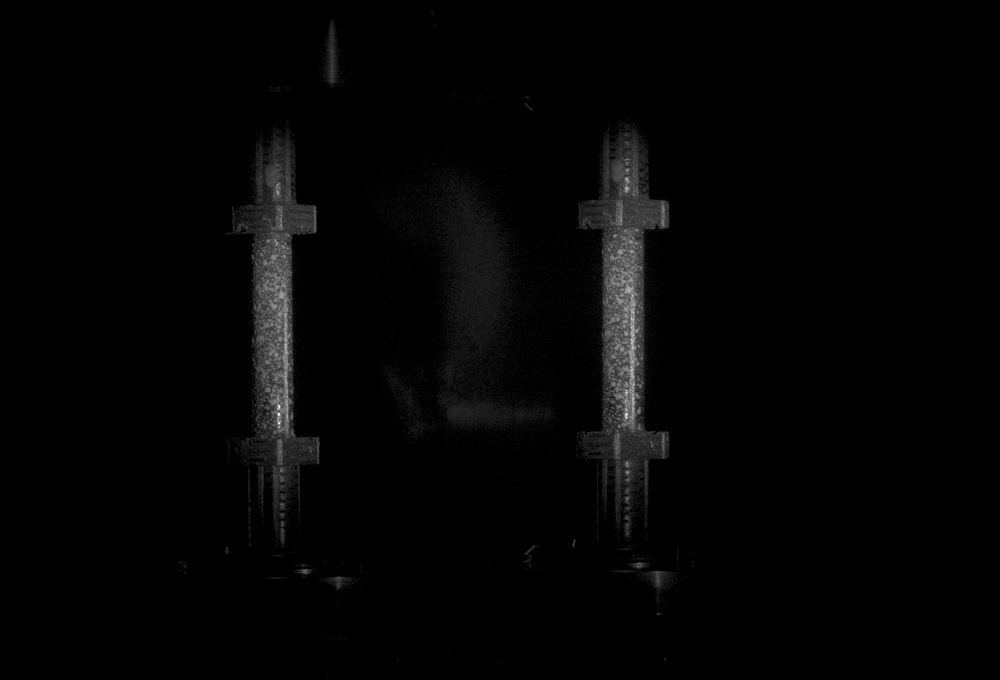
#> input picture MSRCR/img/0.bmp, 1000 x 680 px, shrunk from 1600 x 1088 before the run, found by its file name
$ python add_midhaze.py
#> lines starting #> are read from the running program, lines starting #| are printed output that depends on the picture
import cv2, math
import numpy as np
import random

def demo():
    img_path = './essay/data_img/experiments/0.bmp' # 图片地址和名称，默认是同一层文件地址，如有需要可更改。

    img = cv2.imread(img_path)
#> img is the input picture: shape (680, 1000, 3); min 0, max 253, mean 4
    img_f = img / 255.0 # 归一化
    (row, col, chs) = img.shape
#> row = 680; col = 1000; chs = 3

    A = 0.5  # 亮度
    beta = 0.05  # 雾的浓度
    #beta = betaa[random.randint(0,len(betaa)-1)] # 随机初始化雾的浓度
    size = math.sqrt(max(row, col))  # 雾化尺寸，可根据自己的条件进行调节，一般的范围在中心点位置但不是很大，可自己手动设置参数
#> size = 31.62
    # size = 40 # 这是我自己设置的参数，效果很不错
    center = (row // 2, col // 2)  # 雾化中心 就是图片的中心
#> center = (340, 500)
    for j in range(row):
        for l in range(col):
            d = -0.04 * math.sqrt((j - center[0]) ** 2 + (l - center[1]) ** 2) + size
            td = math.exp(-beta * d)
            img_f[j][l][:] = img_f[j][l][:] * td + A * (1 - td) # 标准光学模型，图片的RGB三通道进行加雾
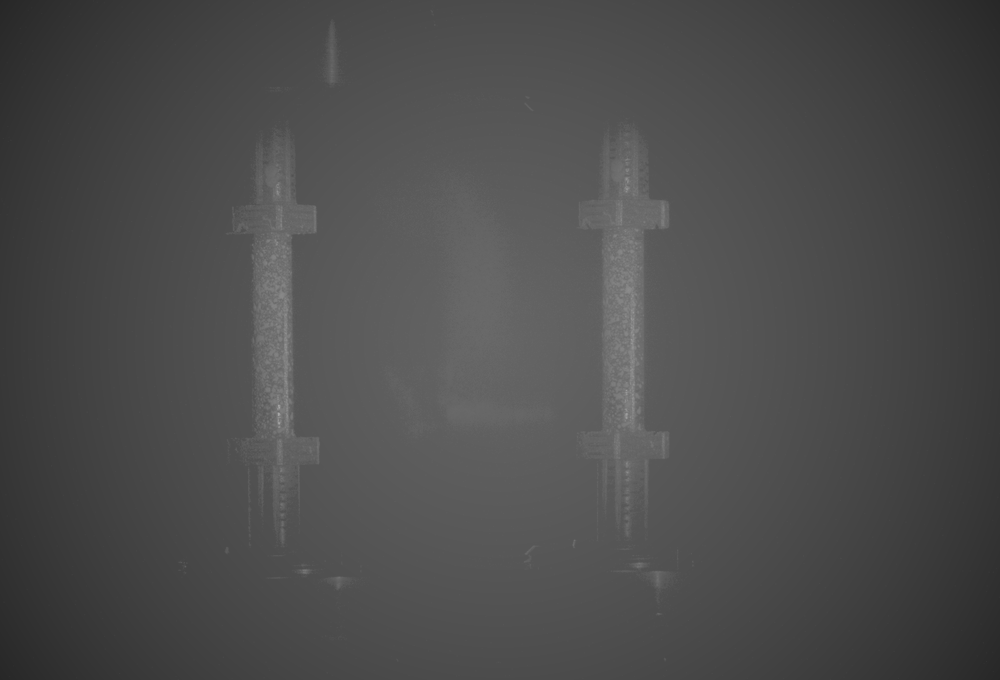
#> img_f: shape (680, 1000, 3) float64; min 0.155, max 0.662, mean 0.301
    cv2.imwrite('./essay/0.png', img_f*255) # 图片生成名字，切记务必要回复图片 *255，否则生成图片错误，可以尝试
    #cv2.imshow("src", img)
    #cv2.imshow("dst", img_f) # 显示图片

if __name__ == '__main__':
    demo()

$ run again, with MSRCR/img/10.bmp copied over MSRCR/img/0.bmp
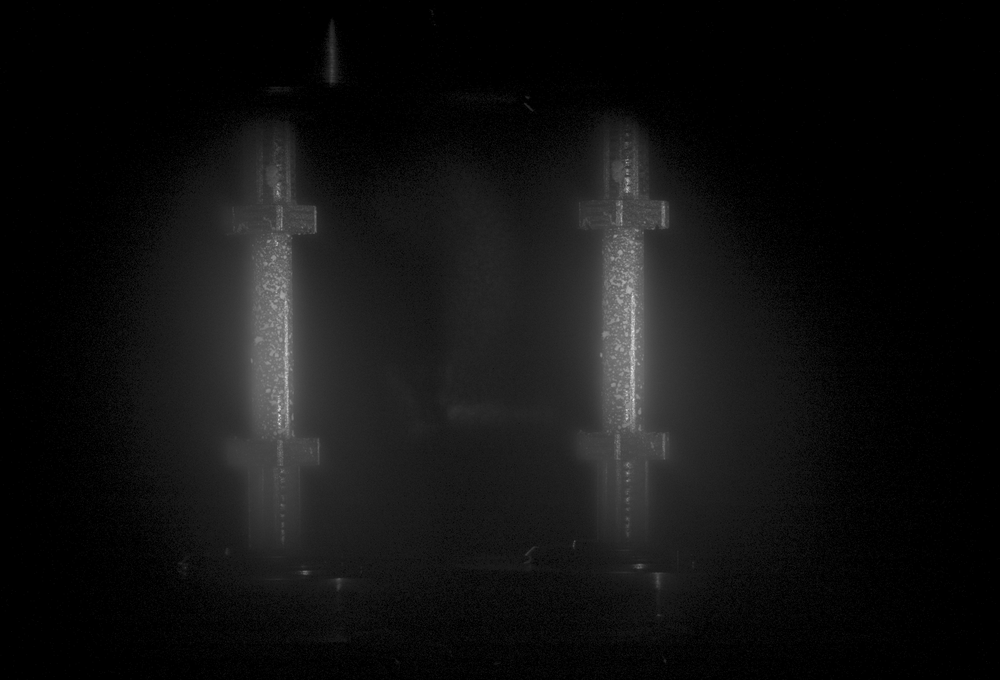
#> input picture MSRCR/img/10.bmp, 1000 x 680 px, shrunk from 1600 x 1088 before the run, found by its file name
#> in demo, img is the input picture: shape (680, 1000, 3); min 0, max 239, mean 17.2
#> after the loop in demo, `for j in range(row):`:
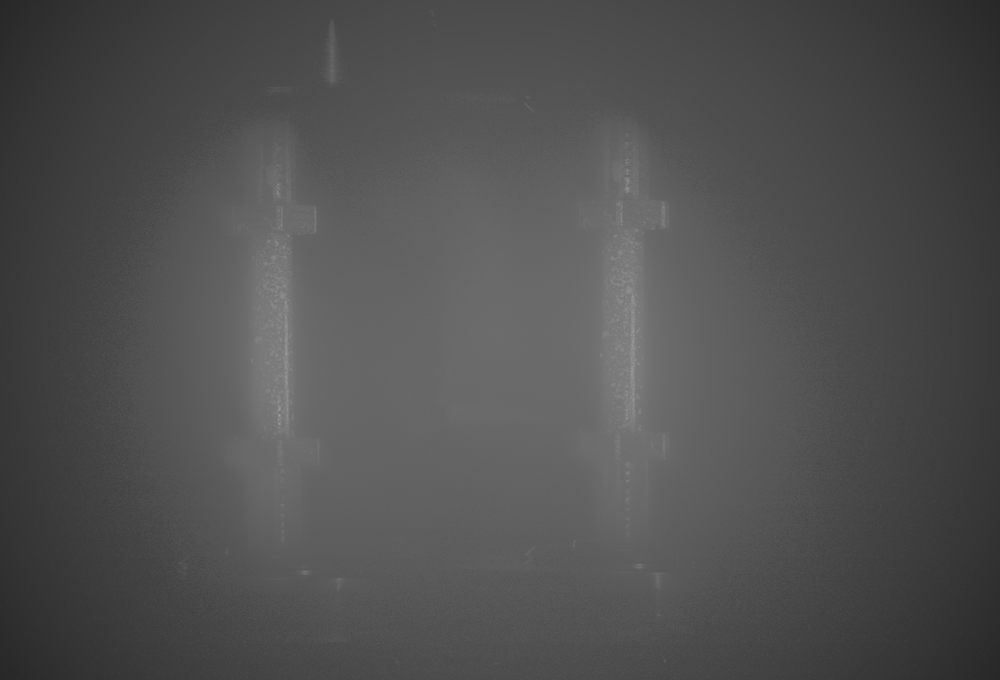
#> img_f: shape (680, 1000, 3) float64; min 0.155, max 0.643, mean 0.318
